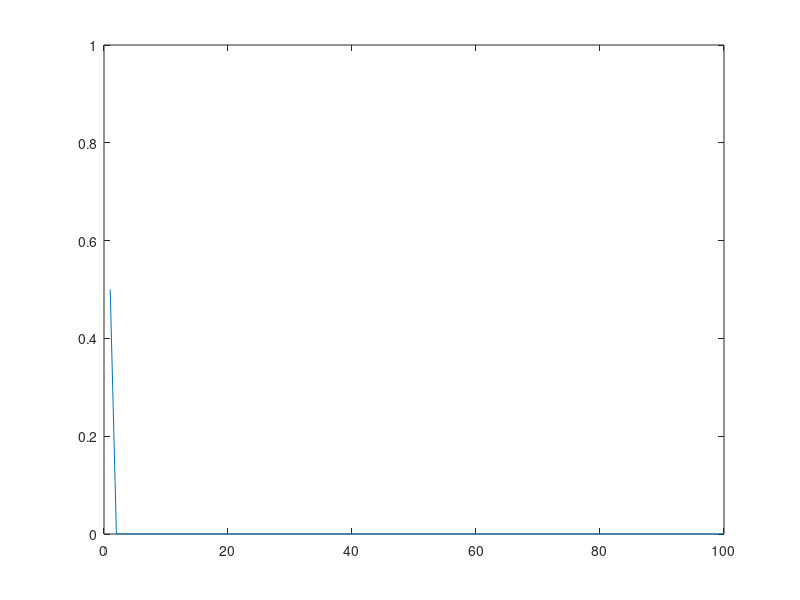

MATLAB code for this plot: (Note: this script raises an error after producing the figure.)
r=0:0.01:4;
figure(1)
filename='demo.gif';


for k=1:400

vector=zeros(1,100);
vector(1)=.5;
for i=2:100
   vector(i)=r(k)*(vector(i-1))*(1-vector(i-1));
end
x=linspace(1,100,100);

plot(x,vector)
axis([0 100 0 1]) 

drawnow
frame = getframe(1);
im = frame2im(frame);
[imind,cm] = rgb2ind(im,256);
if k == 1;
imwrite(imind,cm,filename,'gif', 'Loopcount',inf);
else
imwrite(imind,cm,filename,'gif','WriteMode','append');
end

end

    
